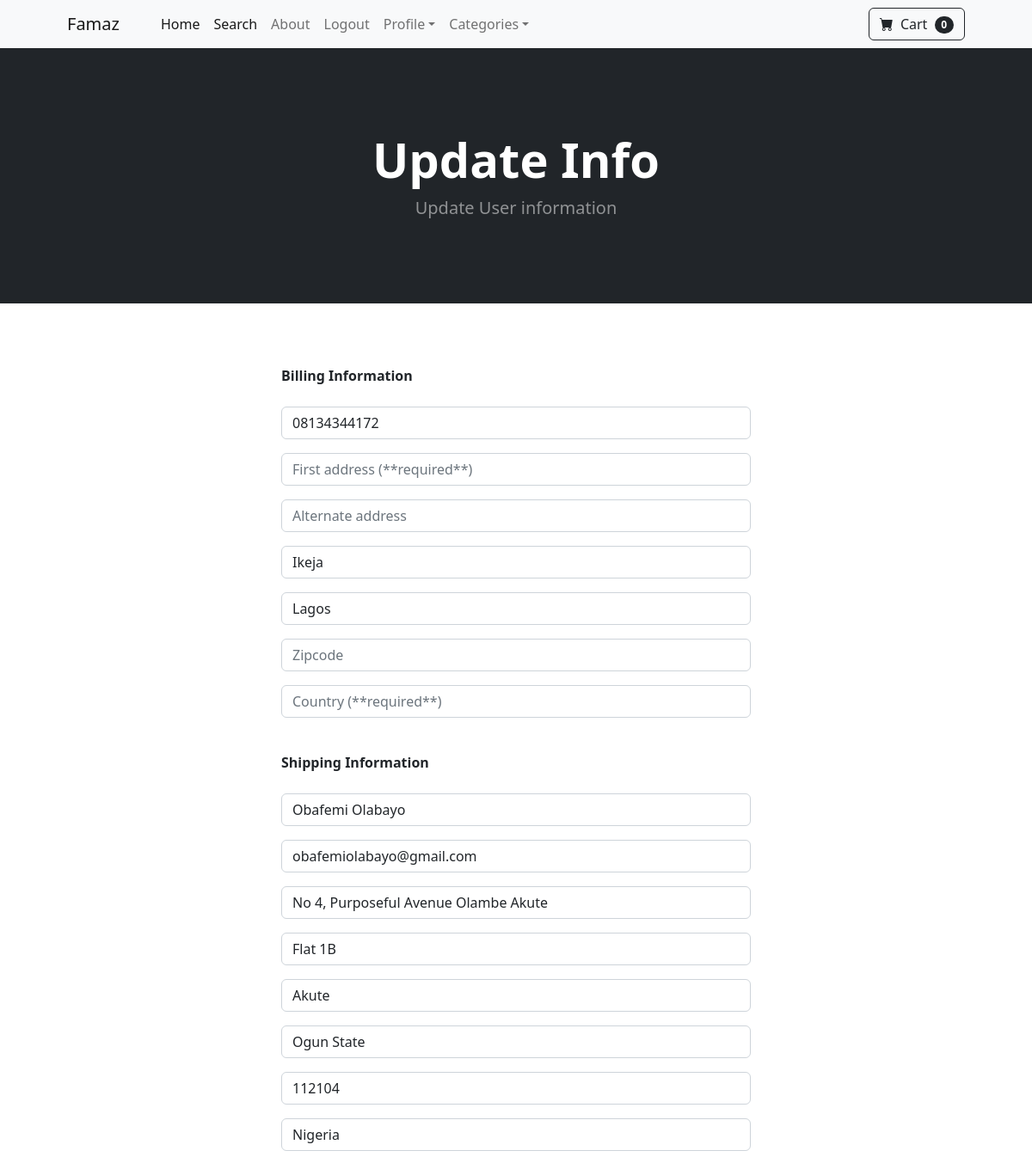
The app's page /update_profile/ (signed in, upper part), older data.
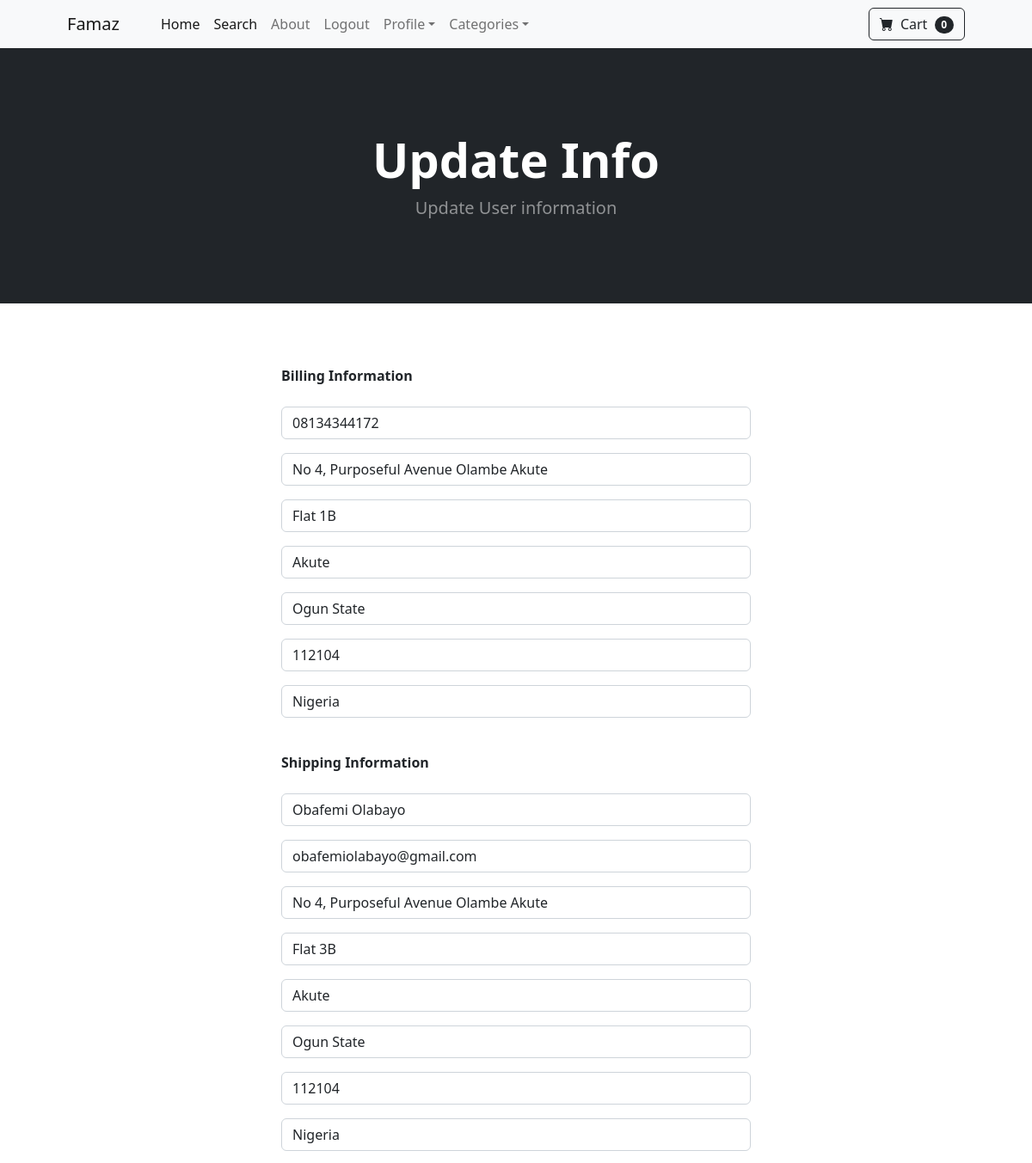
The same page, newer data.
### core/models.py (models this page shows, shortened)
class Profile(models.Model):
    user = models.OneToOneField(User, on_delete=models.CASCADE)
    date_modified = models.DateTimeField(User, auto_now=True)
    phone = models.CharField(max_length=20, blank=True)
    address1 = models.CharField(max_length=200, blank=True)
    address2 = models.CharField(max_length=200, blank=True)
    city = models.CharField(max_length=50, blank=True)
    state = models.CharField(max_length=50, blank=True)
    zipcode = models.CharField(max_length=50, blank=True)
    country = models.CharField(max_length=50, blank=True)
    old_cart = models.CharField(max_length=200, blank=True, null=True)

### payment/models.py (models this page shows, shortened)
class ShippingAddress(models.Model):
    user = models.ForeignKey(User, on_delete=models.CASCADE, null=True, blank=True)
    shipping_full_name = models.CharField(max_length=255)
    shipping_email = models.CharField(max_length=255)
    shipping_address1 = models.CharField(max_length=255)
    shipping_address2 = models.CharField(max_length=255, null=True, blank=True)
    shipping_city = models.CharField(max_length=255)
    shipping_state = models.CharField(max_length=255, null=True, blank=True)
    shipping_zipcode = models.CharField(max_length=255, null=True, blank=True)
    shipping_country = models.CharField(max_length=255)
    class Meta:
        verbose_name_plural = "Shipping Address"

### core/views.py (the view)
# urls.py: path("update_profile/", update_profile, name="update_profile" ),
def update_profile(request):
    if request.user.is_authenticated:
        current_user = Profile.objects.get(user__id=request.user.id)
        shipping_user = ShippingAddress.objects.get(user__id=request.user.id)
        form = UserInfoForm(request.POST or None, instance=current_user)
        shipping_form = ShippingForm(request.POST or None, instance=shipping_user)
        if form.is_valid() or shipping_form.is_valid():
            form.save()
            shipping_form.save()
            messages.success(request, ("Profile has been Updated"))
            return redirect("index")
        else:
            for err in list(form.errors.values()):
                messages.error(request, err)
            return render(request, 'update_profile.html', {"form":form, "shipping_form": shipping_form})
    else:
        messages.success(request, ("You have to login first"))
        return redirect("login")

### core/forms.py
class UserInfoForm(forms.ModelForm):
    phone = forms.CharField(label="", widget=forms.TextInput(attrs={"class": 'form-control', 'placeholder': 'Phone (**required**)'}))
    address1 = forms.CharField(label="", widget=forms.TextInput(attrs={"class": 'form-control', 'placeholder': 'First address (**required**)'}))
    address2 = forms.CharField(label="", widget=forms.TextInput(attrs={"class": 'form-control', 'placeholder': 'Alternate address'}), required=False)
    city = forms.CharField(label="", widget=forms.TextInput(attrs={"class": 'form-control', 'placeholder': 'City'}), required=False)
    state = forms.CharField(label="", widget=forms.TextInput(attrs={"class": 'form-control', 'placeholder': 'State (**required**)'}))
    zipcode = forms.CharField(label="", widget=forms.TextInput(attrs={"class": 'form-control', 'placeholder': 'Zipcode'}), required=False)
    country = forms.CharField(label="", widget=forms.TextInput(attrs={"class": 'form-control', 'placeholder': 'Country (**required**)'}))
    class Meta:
        model = Profile
        fields = ("phone", "address1", "address2", "city", "state", "zipcode", "country",)

### cart/cart.py (called while the page is built)
    def __len__(self):
        return len(self.cart)

### core/templates/update_profile.html (shortened to what this page needs)
{% extends 'base.html' %}
{% block content %}
<header class="bg-dark py-5">
    <div class="container px-4 px-lg-5 my-5">
        <div class="text-center text-white">
            <h1 class="display-4 fw-bolder">Update Info</h1>
            <p class="lead fw-normal text-white-50 mb-0">Update User information</p>
        </div>
    </div>
</header>
<br/>
<br/>
<br/>
<div class="container">
    <div class="row">
        <div class="col-md-6 offset-md-3">
            <strong> Billing Information </strong>
            <br/><br/>
            <form method="POST" action="{% url 'update_profile' %}">
                {{ form.as_p}}
                <br/>
                <strong> Shipping Information</strong>
                <br/><br/>
                 {{ shipping_form.as_p}}
            </form>
            <br/>
        </div>
    </div>
</div>
<br/>
<br/>
<br/>
<br/>
<br/>
<br/>
<br/>
<br/>
<br/>
<br/>
<br/>
{% endblock %}

Row changes from the older to the newer data that the page shows:
changed Profile: address1 (not shown) → "No 4, Purposeful Avenue Olambe Akute"; address2 (not shown) → "Flat 1B"; city "Ikeja" → "Akute"; state "Lagos" → "Ogun State"; zipcode (not shown) → "112104"; country (not shown) → "Nigeria"
changed ShippingAddress "Obafemi Olabayo": shipping_address2 "Flat 1B" → "Flat 3B"
